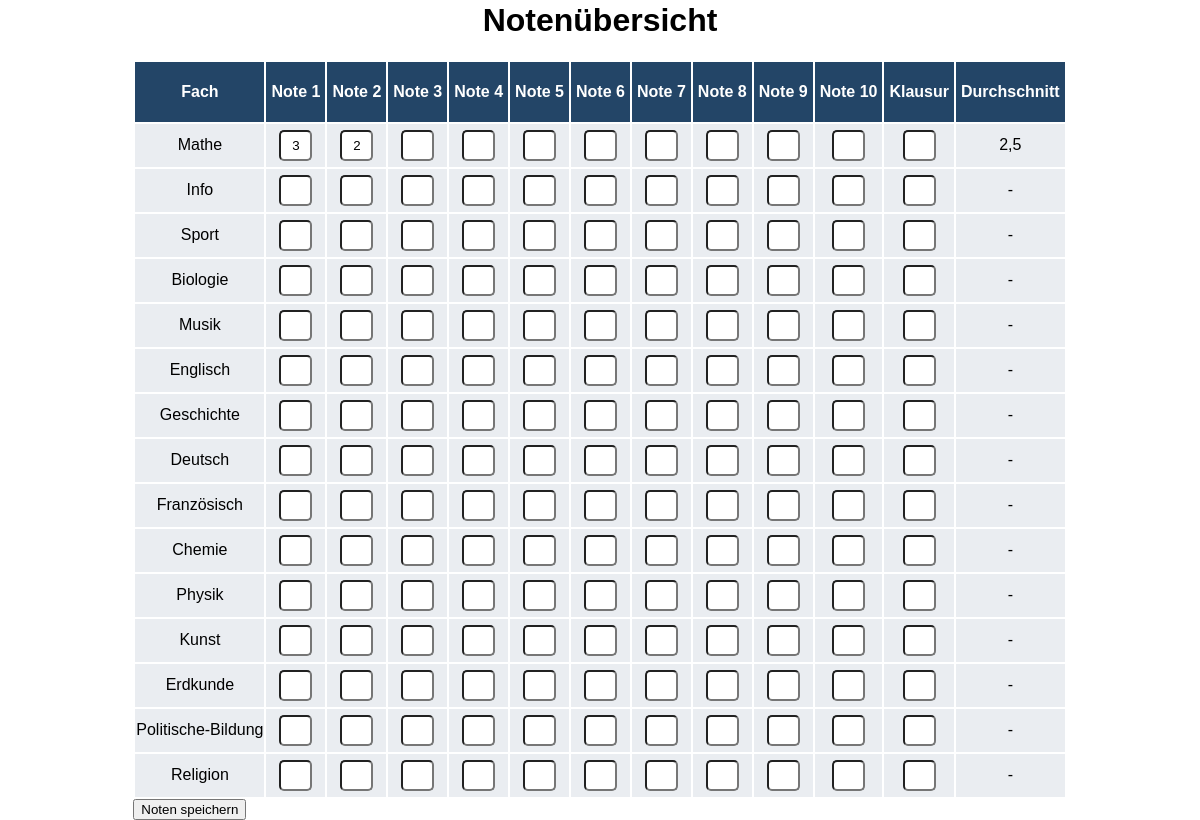
The app's page /noten/ (signed in) with its own data.
### stundenplan/models.py (models this page shows, shortened)
class Subject(models.Model):
    abkuerzung = models.CharField(max_length=3, unique=True)
    name = models.CharField(max_length=100, unique=True)
    grade = models.ManyToManyField(Grade, through='Subject_Grade')
    class Meta:
        verbose_name = 'Fach'
        verbose_name_plural = 'Fächer'
    pass

### notentabelle/models.py (models this page shows, shortened)
class Mark(models.Model):
    user = models.ForeignKey(User, on_delete=models.CASCADE)
    subject = models.ForeignKey(Subject, on_delete=models.CASCADE)
    note_1 = models.IntegerField(validators=[MinValueValidator(0), MaxValueValidator(15)], null=True, blank=True)
    note_2 = models.IntegerField(validators=[MinValueValidator(0), MaxValueValidator(15)], null=True, blank=True)
    note_3 = models.IntegerField(validators=[MinValueValidator(0), MaxValueValidator(15)], null=True, blank=True)
    note_4 = models.IntegerField(validators=[MinValueValidator(0), MaxValueValidator(15)], null=True, blank=True)
    note_5 = models.IntegerField(validators=[MinValueValidator(0), MaxValueValidator(15)], null=True, blank=True)
    note_6 = models.IntegerField(validators=[MinValueValidator(0), MaxValueValidator(15)], null=True, blank=True)
    note_7 = models.IntegerField(validators=[MinValueValidator(0), MaxValueValidator(15)], null=True, blank=True)
    note_8 = models.IntegerField(validators=[MinValueValidator(0), MaxValueValidator(15)], null=True, blank=True)
    note_9 = models.IntegerField(validators=[MinValueValidator(0), MaxValueValidator(15)], null=True, blank=True)
    note_10 = models.IntegerField(validators=[MinValueValidator(0), MaxValueValidator(15)], null=True, blank=True)
    klausur = models.IntegerField(validators=[MinValueValidator(0), MaxValueValidator(15)], null=True, blank=True)
    class Meta:
        constraints = [
            models.UniqueConstraint(fields=['user', 'subject'], name='unique_user_subject')
        ]
        verbose_name = 'Note'
        verbose_name_plural = 'Noten'
    def average(self):
        notes = [
            self.note_1, self.note_2, self.note_3, self.note_4, self.note_5,
            self.note_6, self.note_7, self.note_8, self.note_9, self.note_10
        ]
        valid_notes = [note for note in notes if note is not None]
        if valid_notes:
            if self.klausur is not None:
                return round(sum(valid_notes) / len(valid_notes) * 0.75 + self.klausur * 0.25, 2)
            else:
                return round(sum(valid_notes) / len(valid_notes), 2)
        return None

### notentabelle/views.py (the view)
# urls.py: path('', index_view, name='index_view'),
def index_view(request):
    user_class = request.user.profile.klasse
    subjects_in_class = Subject.objects.filter(grade=user_class.grade).distinct()
    marks = Mark.objects.filter(user=request.user, subject__in=subjects_in_class)
    return render(request, 'tabelle.html', {'marks': marks, 'subjects_in_class': subjects_in_class,}) # 'semester_marks': semester_marks

### notentabelle/templatetags/noten_tags.py (called while the page is built)
@register.filter
def get_mark_for_subject(marks, subject):
    return marks.filter(subject=subject).first()

### templates/tabelle.html (shortened to what this page needs)
{% load noten_tags %}
<!DOCTYPE html>
<html lang="en">
<head>
    {% load static %}
    <link rel="stylesheet" type="text/css" href="{% static 'tabelle.css' %}">
</head>
<body>
    <h1>Notenübersicht</h1>
    <form method="post" action="{% url 'save_marks' %}">
        <table border="1">
            <thead>
                <tr class="text-fields">
                    <th>Fach</th>
                    <th>Note 1</th>
                    <th>Note 2</th>
                    <th>Note 3</th>
                    <th>Note 4</th>
                    <th>Note 5</th>
                    <th>Note 6</th>
                    <th>Note 7</th>
                    <th>Note 8</th>
                    <th>Note 9</th>
                    <th>Note 10</th>
                    <th>Klausur</th>
                    <th>Durchschnitt</th>
                </tr>
            </thead>
            <tbody>
                {% for subject in subjects_in_class %}
                <tr class="num-row">
                    <td>{{ subject.name }}</td>
                    {% with mark=marks|get_mark_for_subject:subject %}
                    <td><input type="number" name="note_1_{{ mark.id }}" value="{{ mark.note_1|default_if_none:'' }}" min="0" max="15"></td>
                    <td><input type="number" name="note_2_{{ mark.id }}" value="{{ mark.note_2|default_if_none:'' }}" min="0" max="15"></td>
                    <td><input type="number" name="note_3_{{ mark.id }}" value="{{ mark.note_3|default_if_none:'' }}" min="0" max="15"></td>
                    <td><input type="number" name="note_4_{{ mark.id }}" value="{{ mark.note_4|default_if_none:'' }}" min="0" max="15"></td>
                    <td><input type="number" name="note_5_{{ mark.id }}" value="{{ mark.note_5|default_if_none:'' }}" min="0" max="15"></td>
                    <td><input type="number" name="note_6_{{ mark.id }}" value="{{ mark.note_6|default_if_none:'' }}" min="0" max="15"></td>
                    <td><input type="number" name="note_7_{{ mark.id }}" value="{{ mark.note_7|default_if_none:'' }}" min="0" max="15"></td>
                    <td><input type="number" name="note_8_{{ mark.id }}" value="{{ mark.note_8|default_if_none:'' }}" min="0" max="15"></td>
                    <td><input type="number" name="note_9_{{ mark.id }}" value="{{ mark.note_9|default_if_none:'' }}" min="0" max="15"></td>
                    <td><input type="number" name="note_10_{{ mark.id }}" value="{{ mark.note_10|default_if_none:'' }}" min="0" max="15"></td>
                    <td><input type="number" name="klausur_{{ mark.id }}" value="{{ mark.klausur|default_if_none:'' }}" min="0" max="15"></td>
                    <td>{{ mark.average|default_if_none:"-" }}</td>
                    {% endwith %}
                </tr>
                {% endfor %}
            </tbody>
        </table>
        <button type="submit">Noten speichern</button>
    </form>
</body>
</html>

### static/tabelle.css (style rules this page uses)
:root { --background-color: #ffffff; --second-background-color: #E5E1DA; --darkrow: #23456718; --dark-accent: #526D82; --ligth-accent: #b1dae7; --dark-font: #27374D; --ligth-font: white; }
body { display: flex; justify-content: center; align-items: center; flex-direction: column; font-family: Arial, Helvetica, sans-serif; background-color: var(--background-color); height: 100vh; margin: 0; padding: 0; }
table { border: none; }
tr { border:none; background-color: var(--darkrow); }
tbody { border: none; }
th { background-color: #234567; color: var(--ligth-font); border: none; height: 50px; }
.num-row { justify-content: center; text-align: center; }

### records on screen
Subject: name "Mathe"
Mark: note_1 "3", note_2 "2", average "2,5"
Subject: name "Info"
Mark: average "-"
Subject: name "Sport"
Mark: average "-"
Subject: name "Biologie"
Mark: average "-"
Subject: name "Musik"
Mark: average "-"
Subject: name "Englisch"
Mark: average "-"
Subject: name "Geschichte"
Mark: average "-"
Subject: name "Deutsch"
Mark: average "-"
Subject: name "Französisch"
Mark: average "-"
Subject: name "Chemie"
Mark: average "-"
Subject: name "Physik"
Mark: average "-"
Subject: name "Kunst"
Mark: average "-"
Subject: name "Erdkunde"
Mark: average "-"
Subject: name "Politische-Bildung"
Mark: average "-"
Subject: name "Religion"
Mark: average "-"
